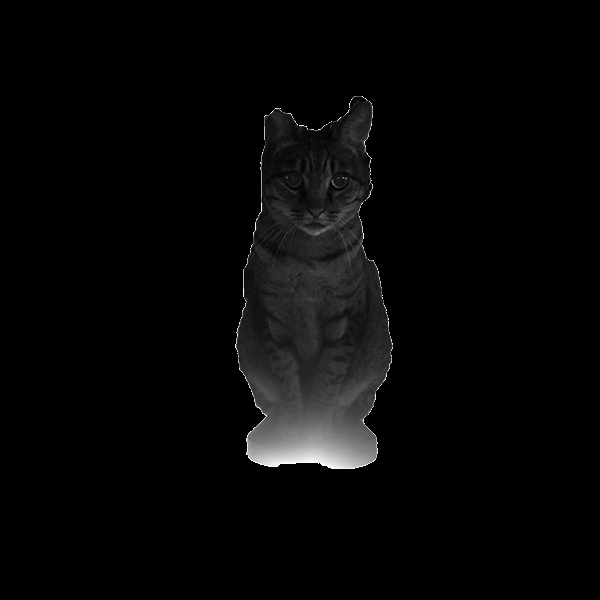
#> input picture HW2/imgs_2022/sample3.png, 600 x 600 px; its folder holds 4 pictures in this run
$ python hw2_problem2_ab.py
#> lines starting #> are read from the running program, lines starting #| are printed output that depends on the picture; after the words box and inside, x2 and y2 are one past the last pixel; in counts of white or black regions, pixels touching at a corner belong together
import os
import argparse
from cv2 import _OutputArray_DEPTH_MASK_ALL_BUT_8S, norm
import numpy as np
import cv2
import matplotlib.pyplot as plt
import copy

def rotate(img, theta):
    output = np.zeros(img.shape)
    for i in range(output.shape[0]):
        for j in range(output.shape[1]):
                output[i,j] = 1
def scaling(img, s_x, s_y):
    output = np.zeros(img.shape)
    for i in range(output.shape[0]):
        for j in range(output.shape[1]):
            try:
                p, q = (i-img.shape[0]-0.5)/s_y + img.shape[0] + 0.5, (j-0.5)/s_x + 0.5
                if p>=0 and q>=0:

                    a, b = p - np.floor(p), q - np.floor(q)
                    output[i, j] = (1-a)*(1-b)*img[int(np.floor(p)),int(np.floor(q))] + (1-a)*(b)*img[int(np.floor(p)),int(np.floor(q))+1] \
                        +  (a)*(1-b)*img[int(np.floor(p))+1,int(np.floor(q))] + (a)*(b)*img[int(np.floor(p))+1,int(np.floor(q))+1]
            except:
                pass
    return output


def translate(img, t_x, t_y):
    output = np.zeros(img.shape)
    for i in range(output.shape[0]):
        for j in range(output.shape[1]):
            try:
                p, q = i+t_y, j-t_x
                a, b = p - np.floor(p), q - np.floor(q)
                output[i, j] = (1-a)*(1-b)*img[int(np.floor(p)),int(np.floor(q))] + (1-a)*(b)*img[int(np.floor(p)),int(np.floor(q))+1] \
                    +  (a)*(1-b)*img[int(np.floor(p))+1,int(np.floor(q))] + (a)*(b)*img[int(np.floor(p))+1,int(np.floor(q))+1]
            except:
                pass
    return output


def HE(img):
    hist, _ = np.histogram(img[img!=0].ravel(), bins = np.arange(257), density=True)
    cdf = np.cumsum(hist)
    f = lambda x : cdf[x]
    output = f(img) * 255
    return output


def main(opt):
    file_path = os.path.dirname(os.path.abspath(__file__))
    img_sample3 = cv2.imread(os.path.join(file_path, 'imgs_2022', opt.input), cv2.IMREAD_GRAYSCALE)
#> img_sample3 is the input picture: shape (600, 600); min 0, max 254, mean 6.6
    org_img = copy.deepcopy(img_sample3)

    print('delete dege...')
    for i in range(img_sample3.shape[0]):
        count = 0
        for j in range(img_sample3.shape[1]):
            if img_sample3[i,j] != 0 :
                img_sample3[i,j] = 0
                count = count + 1
            if count == 3 :
                break
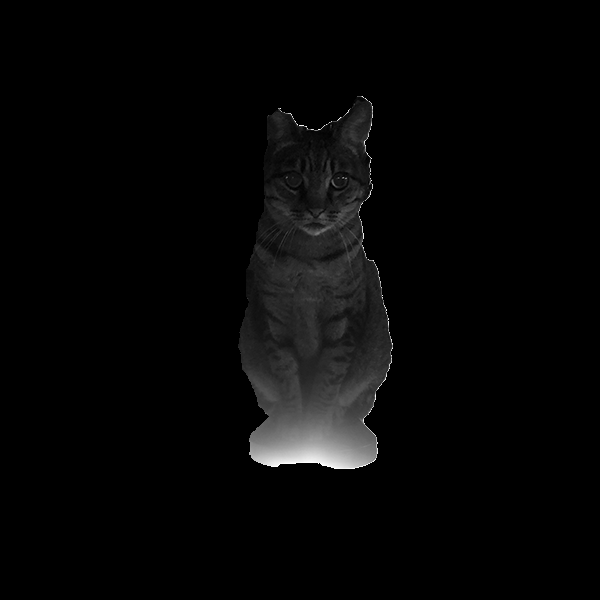
#> img_sample3: shape (600, 600); 0.31% of pixels changed, all inside (x1, y1, x2, y2) = (235, 96, 357, 469)
    for j in range(img_sample3.shape[1]):
        count = 0
        for i in range(img_sample3.shape[0]):
            if img_sample3[i,j] != 0 :
                count = count + 1
                img_sample3[i,j] = 0
            if count == 3 :
                break
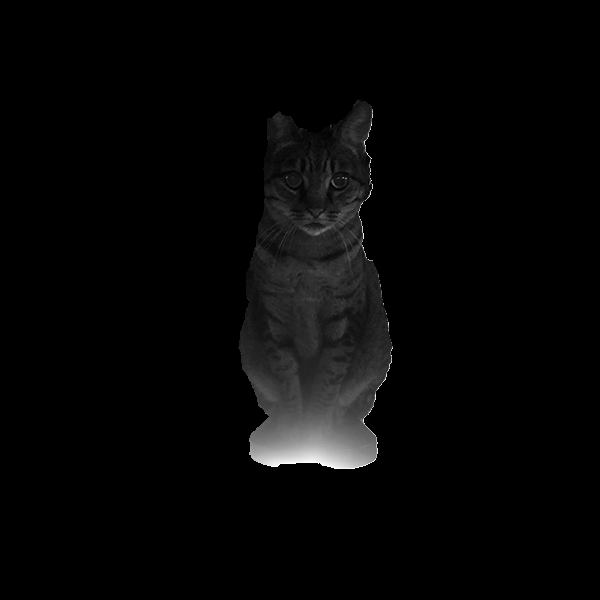
#> img_sample3: shape (600, 600); 0.13% of pixels changed, all inside (x1, y1, x2, y2) = (238, 96, 393, 347)

    for i in range(img_sample3.shape[0]):
        count = 0
        for j in range(img_sample3.shape[1]):
            if img_sample3[i,img_sample3.shape[1]-j-1] != 0 :
                count = count + 1
                img_sample3[i,img_sample3.shape[1]-j-1] = 0
            if count == 3 :
                break
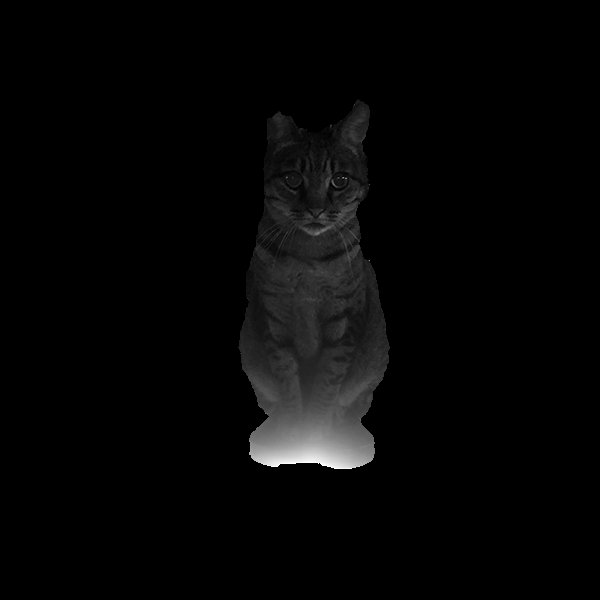
#> img_sample3: shape (600, 600); 0.31% of pixels changed, all inside (x1, y1, x2, y2) = (352, 99, 393, 469)

    for j in range(img_sample3.shape[1]):
        count = 0
        for i in range(img_sample3.shape[0]):
            if img_sample3[img_sample3.shape[0]-1-i,j] != 0 :
                count = count + 1
                img_sample3[img_sample3.shape[0]-1-i,j] = 0
            if count == 3 :
                break
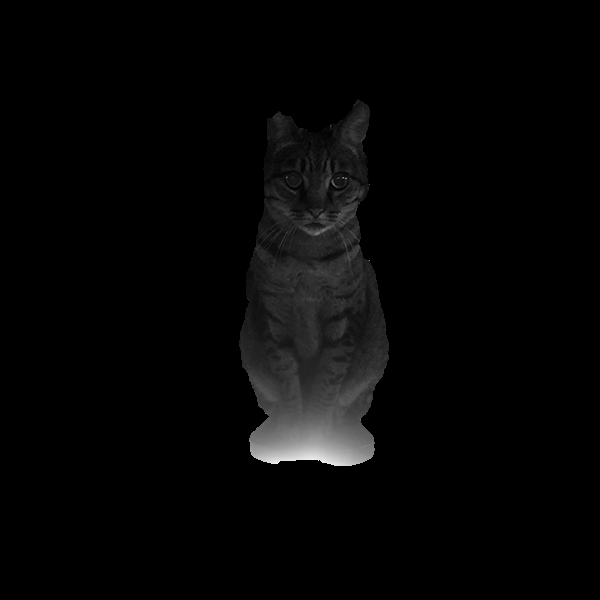
#> img_sample3: shape (600, 600); 0.13% of pixels changed, all inside (x1, y1, x2, y2) = (238, 346, 390, 469)
    # tmp = HE(img_sample3)
    # tmp = img_sample3
    # cv2.imwrite(os.path.join(file_path, '2_a.png'), tmp)
    img_sample3 = scaling(img_sample3, 0.5, 0.5)
    img_sample3 = translate(img_sample3, 150, 260)
#> after the loop in translate, `for i in range(output.shape[0]):`:
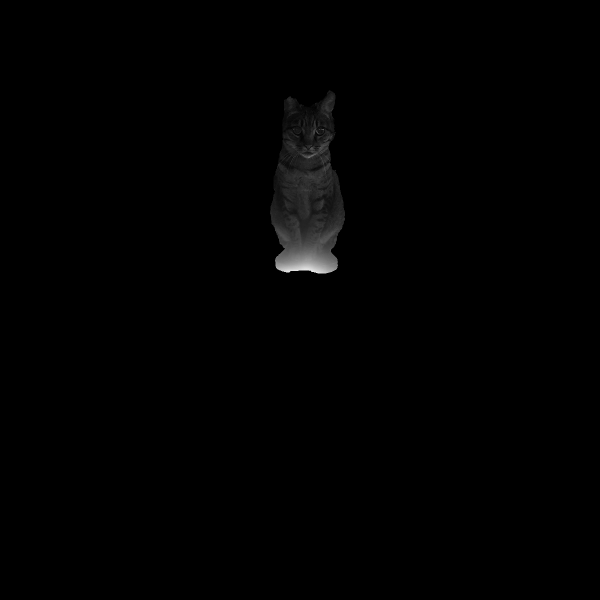
#> output: shape (600, 600) float64; min 0, max 234, mean 1.4
    result7 = np.transpose(img_sample3) + img_sample3
    result7 =  translate(result7, -10, 0)
    result7 = result7 + translate(result7[::-1, ::-1],-10,-10)
#> call 3 of translate, with t_x = -10, t_y = -10
#> after the loop in translate (call 3), `for i in range(output.shape[0]):`:
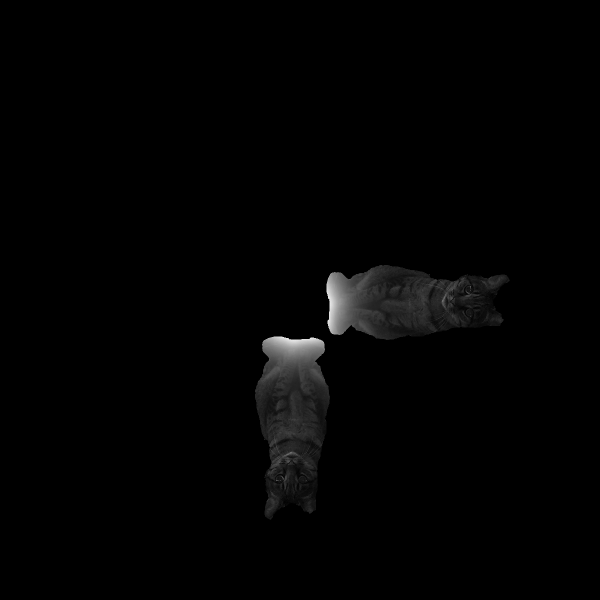
#> output: shape (600, 600) float64; min 0, max 234, mean 2.9
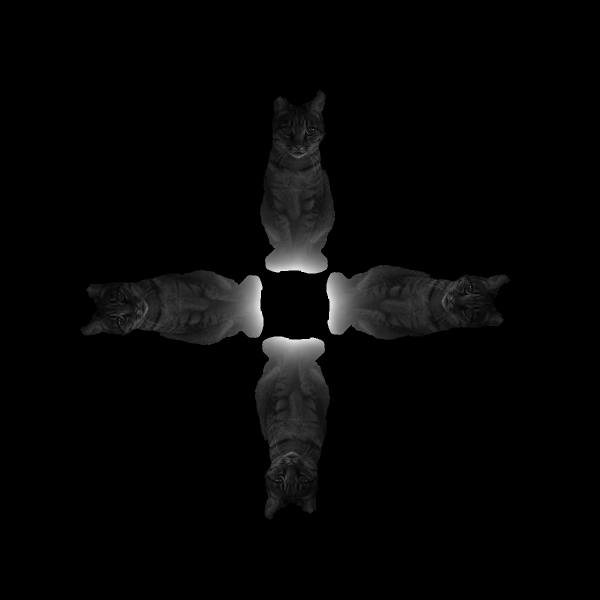
#> result7: shape (600, 600) float64; min 0, max 234, mean 5.7
    cv2.imwrite(os.path.join(file_path, opt.output1), result7)


if __name__ == "__main__":
    parser = argparse.ArgumentParser()
    parser.add_argument('--input', default='sample3.png', help='input image')
    parser.add_argument('--output1', default='result7.png', help='output image')
    opt = parser.parse_args()

    main(opt)
